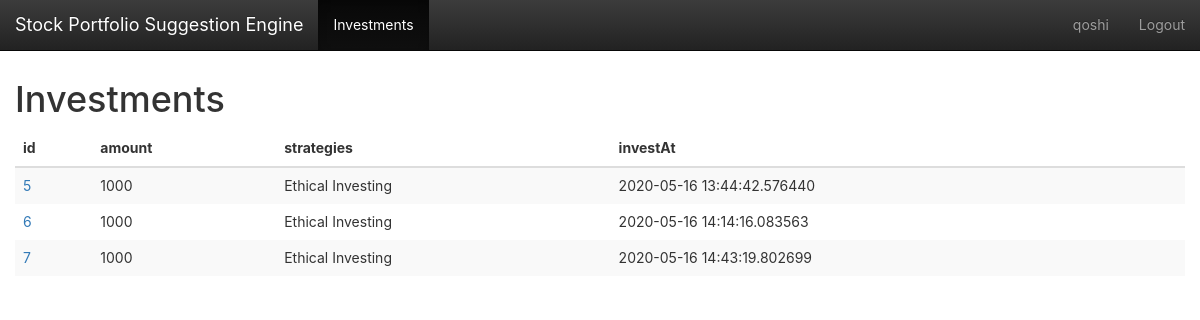
Screenshot of /investments/ (signed in) with the database file from the repository.
### app/models.py (models this page shows, shortened)
class User(UserMixin, db.Model):
    __tablename__ = 'users'
    id = db.Column(db.Integer, primary_key=True)
    email = db.Column(db.String(64), unique=True)
    name = db.Column(db.String(64))
    password_hash = db.deferred(db.Column(db.String(128)))
    major = db.Column(db.String(128))
    role_id = db.Column(db.Integer, db.ForeignKey('roles.id'))
    headline = db.Column(db.String(32), nullable=True)
    about_me = db.deferred(db.Column(db.Text, nullable=True))
    about_me_html = db.deferred(db.Column(db.Text, nullable=True))
    avatar = db.Column(db.String(128))
    member_since = db.Column(db.DateTime(), default=datetime.utcnow)
    @property
    def password(self):
        raise AttributeError('password is not readable attribute')
    investments = db.relationship('Investment',
                           backref=db.backref('user', lazy='joined'),
                           lazy='dynamic',
                           cascade='all, delete-orphan')
    def get_id(self):
        return self.id

class Investment(db.Model):
    __tablename__ = 'investments'
    id = db.Column(db.Integer, primary_key=True)
    investAt = db.Column(db.DateTime, default=datetime.now())
    user_id = db.Column(db.Integer, db.ForeignKey('users.id'))
    amount = db.Column(db.Integer)
    strategies = db.Column(db.String(128))

### app/main/investment/views.py (the view)
@investment.route('/')
def index():
    page = request.args.get('page', 1, type=int)
    current_user_id = int(current_user.get_id())
    print(current_user_id)
    the_investments = Investment.query.filter_by(user_id=current_user_id)
    pagination = the_investments.paginate(page, per_page=8)
    result_investments = pagination.items
    return render_template("investment.html", investments=result_investments, pagination=pagination,
                           title=u"Investments")

### app/main/__init__.py (called while the page is built)
@lm.user_loader
def load_user(id):
    return User.query.get(int(id))

### app/main/index/views.py (called while the page is built)
@main.app_context_processor
def inject_permissions():
    return dict(Permission=Permission)

### app/main/investment/templates/investment.html (shortened to what this page needs)
{% extends "base.html" %}
{% from "bootstrap/pagination.html" import render_pagination %}
{% import "bootstrap/wtf.html" as wtf %}
{% block mycontent %}
    <h1>{{ title }}</h1>
    <table class="table table-striped table-hover">
        <thead>
        <tr>
            <th>id</th>
            <th class="hidden-xs">amount</th>
            <th class="hidden-xs">strategies</th>
            <th class="hidden-xs">investAt</th>
        </tr>
        </thead>
        <tbody>
        {% for investment in investments %}
            <tr class="animated fadeIn delay-{{ loop.index0 }}">
                <td><a href="{{ url_for('investment.detail',investment_id=investment.id) }}">{{ investment.id }}</a></td>
                <td>{{ investment.amount }}</td>
                <td>{{ investment.strategies }}</td>
                <td>{{ investment.investAt }}</td>
            </tr>
        {% endfor %}
        </tbody>
    </table>
{%- endblock -%}

### app/templates/base.html (shortened to what this page needs)
{%- extends "bootstrap/base.html" -%}
{%- from 'bootstrap/utils.html' import flashed_messages,icon -%}
{%- block styles -%}
    <link href="{{ url_for('static',filename='css/bootstrap.min.css') }}" rel="stylesheet">
    <link href="{{ url_for('static',filename='css/bootstrap-theme.min.css') }}" rel="stylesheet">
    <link href="{{ url_for('static',filename='css/main.css') }}" rel="stylesheet">
{%- endblock -%}
{%- block body_attribs %} class="Site"{%- endblock -%}
{%- block navbar -%}
    <nav class="navbar  navbar-inverse navbar-fixed-top">
        <div class="container-fluid">
            <div class="navbar-header">
                <a class="navbar-brand" href="{{ url_for('main.index') }}">Stock Portfolio Suggestion Engine</a>
            </div>
            <div class="collapse navbar-collapse" id="bs-example-navbar-collapse-1">
                <ul class="nav navbar-nav">
                    {%- if current_user.is_authenticated -%}
                        <li {%- if request.path == url_for('investment.index') %} class="active"{%- endif -%} ><a
                            href="{{ url_for('investment.index') }}">Investments</a></li>
                    {%- endif -%}
                </ul>
                <ul class="nav navbar-nav navbar-right">
                    {%- if current_user.is_authenticated -%}
                        <li  >
                            <a href="{{ url_for('user.detail',user_id=current_user.id) }}">{{ current_user.name }}</a>
                        </li>
                        <li><a href="{{ url_for('auth.logout') }}">Logout</a></li>
                    {%- else -%}
                        <li><a href="{{ url_for('auth.login') }}">Login</a></li>
                    {%- endif -%}
                </ul>
            </div>
        </div>
    </nav>
{%- endblock -%}
{%- block content -%}
    <main class="container-fluid Site-content">
        {%- block mycontent -%}{%- endblock -%}
    </main>
{%- endblock -%}

### app/static/css/main.css (style rules this page uses)
html, body { height: 100%; width: 100%; margin: 0; padding: 0; }
.Site { display: -webkit-box; display: -moz-box; display: -ms-flexbox; display: -webkit-flex; display: flex; flex-direction: column; }
.Site-content { -webkit-box-flex: 1 0 auto; -moz-box-flex: 1 0 auto; -webkit-flex: 1 0 auto; -ms-flex: 1 0 auto; flex: 1 0 auto; width: 100%; margin-top: 60px; }
html, body, main { font-family: -apple-system, "Helvetica Neue", Helvetica, Arial, sans-serif; }
.animated { -webkit-animation-fill-mode: both; -moz-animation-fill-mode: both; -ms-animation-fill-mode: both; -o-animation-fill-mode: both; animation-fill-mode: both; -webkit-animation-duration: 1s; -moz-animation-duration: 1s; -ms-animation-duration: 1s; -o-animation-duration: 1s; animation-duration: 1s; }
.delay-0 { -webkit-animation-delay: .05s; -moz-animation-delay: .05s; -o-animation-delay: .05s; animation-delay: .05s; }
.delay-1 { -webkit-animation-delay: .10s; -moz-animation-delay: .10s; -o-animation-delay: .10s; animation-delay: .10s; }
.delay-2 { -webkit-animation-delay: .15s; -moz-animation-delay: .15s; -o-animation-delay: .15s; animation-delay: .15s; }
.fadeIn { -webkit-animation-name: fadeIn; -moz-animation-name: fadeIn; -o-animation-name: fadeIn; animation-name: fadeIn; }
.table.table-striped { border: none; }
.table.table-striped td { border: none; }

### rows the page displays
User: name "qoshi"
Investment: id "5", amount "1000", strategies "Ethical Investing", investAt "2020-05-16 13:44:42.576440"
Investment: id "6", amount "1000", strategies "Ethical Investing", investAt "2020-05-16 14:14:16.083563"
Investment: id "7", amount "1000", strategies "Ethical Investing", investAt "2020-05-16 14:43:19.802699"

### other values shown
{{ title }} "Investments"
